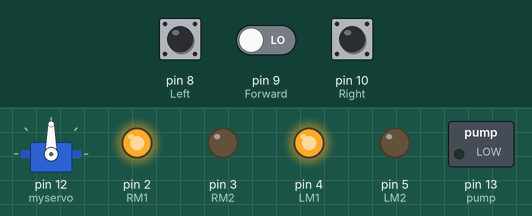
This sketch was run on a simulated Arduino Uno, built with avr-gcc and run on an emulated ATmega328P. Parts: servo, switched loads named in the sketch (green lamp = pin HIGH), output pins drawn as LEDs (lit = HIGH). The test bench sets the inputs (shaded band); at power-on: pin 9 (Forward) LOW, pin 8 (Left) LOW, pin 10 (Right) LOW.

Above: at 6.8 s.
6.9 s: pin 9 (Forward) driven HIGH
At 7.3 s:
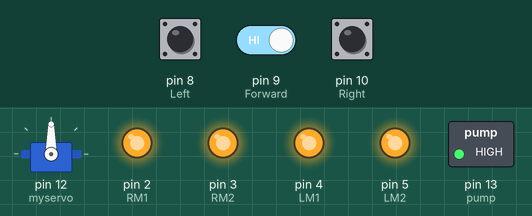
At 9.6 s:
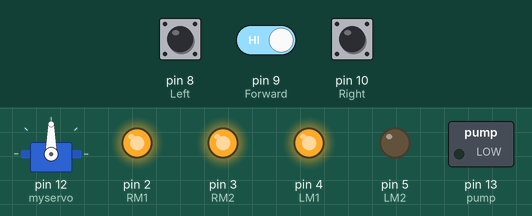
10.8 s: pin 8 (Left) pulled HIGH for 3 s
At 12.3 s:
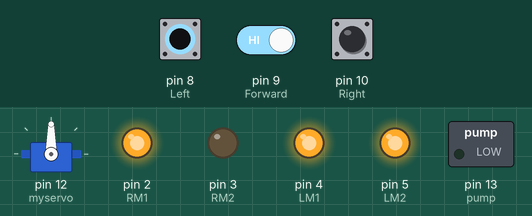
Timing chart, 0 to 15.4 s (numbered marks = the images above; inputs shaded):
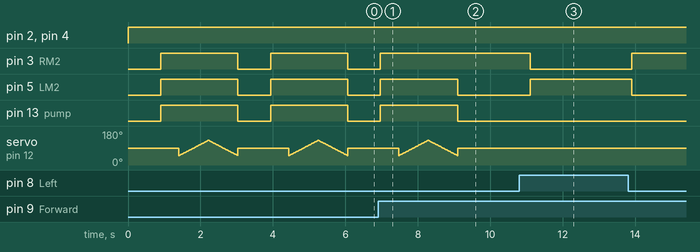

Measured:
- after the input at 6.9 s, pin 3 (RM2): goes on until 7.0 s, then stays HIGH; pin 5 (LM2), pin 13 (pump): goes on until 9.1 s, then stays LOW
- after the input at 10.8 s, pin 3 (RM2): HIGH → LOW after 0.30 s, → HIGH 2.8 s later; pin 5 (LM2): LOW → HIGH after 0.30 s, → LOW 2.8 s later
- by itself, pin 3 (RM2), pin 5 (LM2), pin 13 (pump): alternates HIGH for 2.1 s and LOW for 0.90 s

The sketch:

Fire_Fighting_Robot3_0.ino.ino
```cpp
/*------ Arduino Fire Fighting Robot Code by hobby project---- */

#include <Servo.h>  //include servo.h library
Servo myservo;

int pos = 0;
boolean fire = false;

#define Left 8     // left sensor
#define Right 10    // right sensor
#define Forward 9  //front sensor
#define LM1 4      // left motor
#define LM2 5       // left motor
#define RM1 2       // right motor
#define RM2 3       // right motor
#define Gas_Sensor 11 // Gas sensor
#define pump 13    //Water Pump


void setup()
{
  pinMode(Left, INPUT);
  pinMode(Right, INPUT);
  pinMode(Forward, INPUT);
  pinMode(Gas_Sensor, INPUT);
  pinMode(LM1, OUTPUT);
  pinMode(LM2, OUTPUT);
  pinMode(RM1, OUTPUT);
  pinMode(RM2, OUTPUT);
  pinMode(pump, OUTPUT);

  myservo.attach(12);
  myservo.write(90);
}

void put_off_fire()
{
    delay (500);

    digitalWrite(LM1, HIGH);
    digitalWrite(LM2, HIGH);
    digitalWrite(RM1, HIGH);
    digitalWrite(RM2, HIGH);

   digitalWrite(pump, HIGH);
   delay(500);

    for (pos = 50; pos <= 130; pos += 1) {
    myservo.write(pos);
    delay(10);
  }
  for (pos = 130; pos >= 50; pos -= 1) {
    myservo.write(pos);
    delay(10);
  }

  digitalWrite(pump,LOW);
  myservo.write(90);

  fire=false;
}

void loop()
{
   myservo.write(90); //Sweep_Servo();

    if (digitalRead(Left) ==1 && digitalRead(Right)==1 && digitalRead(Forward) ==1)
    {

    digitalWrite(LM1, HIGH);
    digitalWrite(LM2, HIGH);
    digitalWrite(RM1, HIGH);
    digitalWrite(RM2, HIGH);
    }

    else if (digitalRead(Forward) ==0)
    {
    digitalWrite(LM1, HIGH);
    digitalWrite(LM2, LOW);
    digitalWrite(RM1, HIGH);
    digitalWrite(RM2, LOW);
    fire = true;
    }

    else if (digitalRead(Left) ==0)
    {
    digitalWrite(LM1, HIGH);
    digitalWrite(LM2, LOW);
    digitalWrite(RM1, HIGH);
    digitalWrite(RM2, HIGH);
    }

    else if (digitalRead(Right) ==0)
    {
    digitalWrite(LM1, HIGH);
    digitalWrite(LM2, HIGH);
    digitalWrite(RM1, HIGH);
    digitalWrite(RM2, LOW);
    }

delay(400);//change this value to increase the distance

     while (fire == true)
     {
      put_off_fire();
     }
}
```
